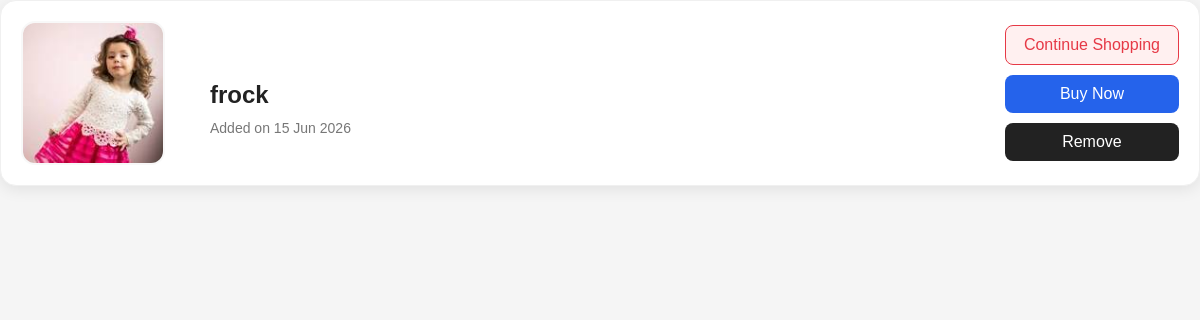
Screenshot of /wishlist/ (signed in) with the database file from the repository.
### flouristapp/models.py (models this page shows, shortened)
class Wishlist(models.Model):
    user = models.ForeignKey(User, on_delete=models.CASCADE)
    product_name = models.CharField(max_length=255)
    product_image = models.ImageField(upload_to='wishlist/', blank=True, null=True)
    created_at = models.DateTimeField(auto_now_add=True)

### flouristapp/views.py (the view)
# urls.py: path('wishlist/', views.wishlist, name='wishlist'),
@login_required
def wishlist(request):
    items = Wishlist.objects.filter(user=request.user).order_by('-id')
    return render(request, "wishlist.html", {"items": items})

### flouristapp/Templates/wishlist.html (shortened to what this page needs)
 {% load static %}
<!DOCTYPE html>
<html>
<head>
    <link rel="stylesheet" href="{% static 'css/style.css' %}">
</head>
<body>
{% for i in items %}
<div class="wishlist-card">
    {% if i.product_image %}
        <img src="{{ i.product_image.url }}" class="wishlist-img">
    {% endif %}
    <div class="wishlist-info">
         <h4>{{ i.product_name }}</h4>
<small>Added on {{ i.created_at|date:"d M Y" }}</small>
    </div>
     <div class="wishlist-actions">
    <a href="{% url 'home' %}" class="btn btn-outline-danger">Continue Shopping</a>
    <a href="{% url 'home' %}" class="btn btn-primary">Buy Now</a>
    <a href="{% url 'remove_wishlist' i.id %}" class="btn btn-dark">Remove</a>
</div>
</div>
{% empty %}
<div class="text-center">
    <h4>Your wishlist is empty</h4>
</div>
{% endfor %}
</body>
</html>

### flouristapp/static/css/style.css (style rules this page uses)
body { margin:0; padding:0; overflow-x:hidden; font-family:'Poppins',sans-serif; background:#f5f5f5; }
.btn { display: inline-block; padding: 10px 15px; background: #ff7e5f; color: white; border-radius: 8px; text-decoration: none; text-align: center; }
.wishlist-card { display: flex; align-items: center; justify-content: space-between; gap: 25px; background: #ffffff; padding: 20px; margin-bottom: 20px; border-radius: 16px; border: 1px solid #f0f0f0; box-shadow: 0 4px 15px rgba(0, 0, 0, 0.08); transition: all 0.3s ease; }
.wishlist-img { width: 140px; height: 140px; object-fit: cover; border-radius: 14px; border: 2px solid #f8f8f8; }
.wishlist-info { flex: 1; padding-left: 20px; }
.wishlist-info h4 { font-size: 24px; font-weight: 600; margin-bottom: 10px; color: #222; }
.wishlist-info small { font-size: 14px; color: #777; }
.wishlist-actions { display: flex; flex-direction: column; gap: 10px; }
.wishlist-actions a { text-decoration: none; padding: 10px 18px; border-radius: 8px; text-align: center; font-weight: 500; transition: 0.3s ease; }
.btn-outline-danger { background: #fff0f0; color: #e63946; border: 1px solid #e63946; }
.btn-primary { background: #2563eb; color: white; border: none; }
.btn-dark { background: #222; color: white; }

### rows the page displays
Wishlist: product_image (picture), product_name "frock", created_at "15 Jun 2026"
